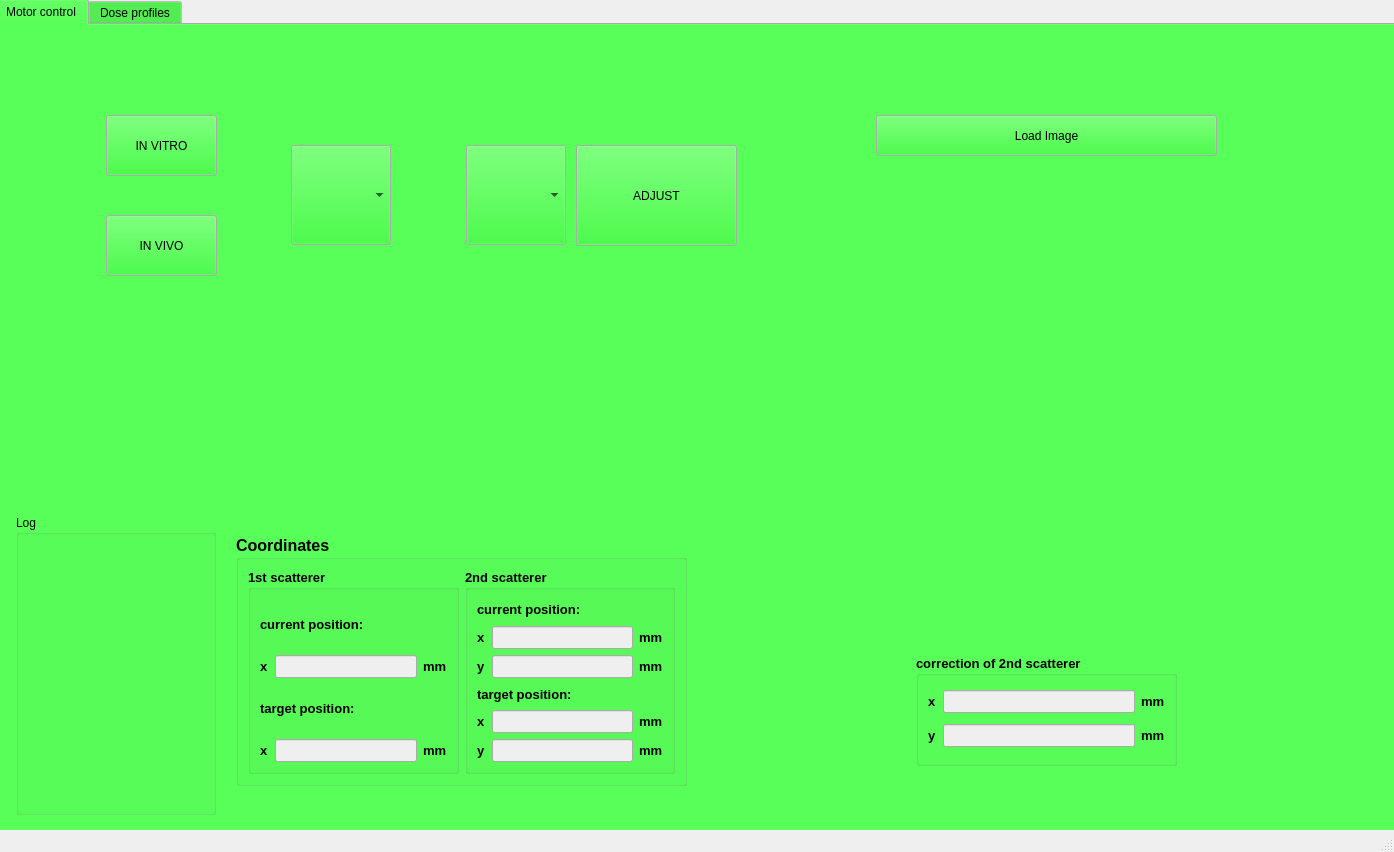
<?xml version="1.0" encoding="UTF-8"?>
<ui version="4.0">
 <class>MainWindow</class>
 <widget class="QMainWindow" name="MainWindow">
  <property name="geometry">
   <rect>
    <x>0</x>
    <y>0</y>
    <width>1394</width>
    <height>852</height>
   </rect>
  </property>
  <property name="palette">
   <palette>
    <active>
     <colorrole role="Button">
      <brush brushstyle="SolidPattern">
       <color alpha="255">
        <red>0</red>
        <green>255</green>
        <blue>0</blue>
       </color>
      </brush>
     </colorrole>
    </active>
    <inactive>
     <colorrole role="Button">
      <brush brushstyle="SolidPattern">
       <color alpha="255">
        <red>0</red>
        <green>255</green>
        <blue>0</blue>
       </color>
      </brush>
     </colorrole>
    </inactive>
    <disabled>
     <colorrole role="Button">
      <brush brushstyle="SolidPattern">
       <color alpha="255">
        <red>0</red>
        <green>255</green>
        <blue>0</blue>
       </color>
      </brush>
     </colorrole>
    </disabled>
   </palette>
  </property>
  <property name="windowTitle">
   <string>MainWindow</string>
  </property>
  <widget class="QWidget" name="centralwidget">
   <widget class="QTabWidget" name="tabWidget">
    <property name="geometry">
     <rect>
      <x>-6</x>
      <y>-1</y>
      <width>1461</width>
      <height>861</height>
     </rect>
    </property>
    <property name="sizePolicy">
     <sizepolicy hsizetype="Fixed" vsizetype="Expanding">
      <horstretch>0</horstretch>
      <verstretch>0</verstretch>
     </sizepolicy>
    </property>
    <property name="currentIndex">
     <number>0</number>
    </property>
    <widget class="QWidget" name="tab">
     <attribute name="title">
      <string>Motor control</string>
     </attribute>
     <widget class="QPushButton" name="button_load_dcm_image">
      <property name="geometry">
       <rect>
        <x>880</x>
        <y>90</y>
        <width>341</width>
        <height>41</height>
       </rect>
      </property>
      <property name="toolTip">
       <string>When clicking the button, one can load a .dcm image aquired from the dose measurement.</string>
      </property>
      <property name="text">
       <string>Load Image</string>
      </property>
     </widget>
     <widget class="QPushButton" name="button_s2_adjust">
      <property name="geometry">
       <rect>
        <x>580</x>
        <y>120</y>
        <width>161</width>
        <height>101</height>
       </rect>
      </property>
      <property name="toolTip">
       <string>When clicking the button, the second scatterer adjusts its beam position (still in the beamline).</string>
      </property>
      <property name="text">
       <string>ADJUST</string>
      </property>
     </widget>
     <widget class="matplotlibWidget" name="Display_dcm_image" native="true">
      <property name="enabled">
       <bool>true</bool>
      </property>
      <property name="geometry">
       <rect>
        <x>860</x>
        <y>150</y>
        <width>381</width>
        <height>411</height>
       </rect>
      </property>
      <property name="sizePolicy">
       <sizepolicy hsizetype="Expanding" vsizetype="Maximum">
        <horstretch>0</horstretch>
        <verstretch>0</verstretch>
       </sizepolicy>
      </property>
      <property name="minimumSize">
       <size>
        <width>300</width>
        <height>300</height>
       </size>
      </property>
      <property name="maximumSize">
       <size>
        <width>1000000</width>
        <height>1000000</height>
       </size>
      </property>
     </widget>
     <widget class="QLabel" name="aufbau">
      <property name="geometry">
       <rect>
        <x>30</x>
        <y>290</y>
        <width>731</width>
        <height>191</height>
       </rect>
      </property>
      <property name="text">
       <string/>
      </property>
      <property name="pixmap">
       <pixmap>Zeichnung_aufbau.png</pixmap>
      </property>
      <property name="scaledContents">
       <bool>true</bool>
      </property>
     </widget>
     <widget class="QGroupBox" name="groupBox_correction">
      <property name="enabled">
       <bool>true</bool>
      </property>
      <property name="geometry">
       <rect>
        <x>920</x>
        <y>630</y>
        <width>261</width>
        <height>111</height>
       </rect>
      </property>
      <property name="sizePolicy">
       <sizepolicy hsizetype="Minimum" vsizetype="Preferred">
        <horstretch>0</horstretch>
        <verstretch>0</verstretch>
       </sizepolicy>
      </property>
      <property name="minimumSize">
       <size>
        <width>150</width>
        <height>0</height>
       </size>
      </property>
      <property name="font">
       <font>
        <pointsize>10</pointsize>
        <weight>75</weight>
        <bold>true</bold>
       </font>
      </property>
      <property name="toolTip">
       <string/>
      </property>
      <property name="title">
       <string>correction of 2nd scatterer</string>
      </property>
      <layout class="QGridLayout" name="gridLayout_3">
       <item row="1" column="1">
        <widget class="QLineEdit" name="edit_correction_y">
         <property name="enabled">
          <bool>false</bool>
         </property>
         <property name="minimumSize">
          <size>
           <width>40</width>
           <height>0</height>
          </size>
         </property>
         <property name="font">
          <font>
           <pointsize>10</pointsize>
          </font>
         </property>
         <property name="toolTip">
          <string>This value represents the correction of the second scatterer in y (vertical) direction.</string>
         </property>
         <property name="alignment">
          <set>Qt::AlignCenter</set>
         </property>
        </widget>
       </item>
       <item row="0" column="0">
        <widget class="QLabel" name="label_correction_x">
         <property name="font">
          <font>
           <pointsize>10</pointsize>
          </font>
         </property>
         <property name="text">
          <string>x</string>
         </property>
        </widget>
       </item>
       <item row="1" column="0">
        <widget class="QLabel" name="label_correction_y">
         <property name="font">
          <font>
           <pointsize>10</pointsize>
          </font>
         </property>
         <property name="text">
          <string>y</string>
         </property>
        </widget>
       </item>
       <item row="0" column="2">
        <widget class="QLabel" name="label_mm_9">
         <property name="font">
          <font>
           <pointsize>10</pointsize>
          </font>
         </property>
         <property name="text">
          <string>&lt;html&gt;&lt;head/&gt;&lt;body&gt;&lt;p&gt;mm&lt;/p&gt;&lt;/body&gt;&lt;/html&gt;</string>
         </property>
        </widget>
       </item>
       <item row="1" column="2">
        <widget class="QLabel" name="label_mm_10">
         <property name="font">
          <font>
           <pointsize>10</pointsize>
          </font>
         </property>
         <property name="text">
          <string>mm</string>
         </property>
        </widget>
       </item>
       <item row="0" column="1">
        <widget class="QLineEdit" name="edit_correction_x">
         <property name="enabled">
          <bool>false</bool>
         </property>
         <property name="minimumSize">
          <size>
           <width>40</width>
           <height>0</height>
          </size>
         </property>
         <property name="font">
          <font>
           <pointsize>10</pointsize>
          </font>
         </property>
         <property name="toolTip">
          <string>This value represents the correction of the second scatterer in x (horizontal) direction.</string>
         </property>
         <property name="alignment">
          <set>Qt::AlignCenter</set>
         </property>
        </widget>
       </item>
      </layout>
     </widget>
     <widget class="QGroupBox" name="GroupCoordinates">
      <property name="geometry">
       <rect>
        <x>240</x>
        <y>510</y>
        <width>451</width>
        <height>251</height>
       </rect>
      </property>
      <property name="sizePolicy">
       <sizepolicy hsizetype="Preferred" vsizetype="Minimum">
        <horstretch>0</horstretch>
        <verstretch>0</verstretch>
       </sizepolicy>
      </property>
      <property name="minimumSize">
       <size>
        <width>0</width>
        <height>150</height>
       </size>
      </property>
      <property name="font">
       <font>
        <pointsize>12</pointsize>
        <weight>75</weight>
        <bold>true</bold>
       </font>
      </property>
      <property name="title">
       <string>Coordinates</string>
      </property>
      <layout class="QHBoxLayout" name="horizontalLayout_8">
       <item>
        <widget class="QGroupBox" name="groupBox_s1">
         <property name="enabled">
          <bool>true</bool>
         </property>
         <property name="sizePolicy">
          <sizepolicy hsizetype="Preferred" vsizetype="Preferred">
           <horstretch>0</horstretch>
           <verstretch>0</verstretch>
          </sizepolicy>
         </property>
         <property name="minimumSize">
          <size>
           <width>150</width>
           <height>0</height>
          </size>
         </property>
         <property name="font">
          <font>
           <pointsize>10</pointsize>
           <weight>75</weight>
           <bold>true</bold>
          </font>
         </property>
         <property name="toolTip">
          <string/>
         </property>
         <property name="title">
          <string>1st scatterer</string>
         </property>
         <layout class="QGridLayout" name="gridLayout">
          <item row="1" column="1">
           <widget class="QLineEdit" name="edit_s1_cur_x">
            <property name="enabled">
             <bool>false</bool>
            </property>
            <property name="minimumSize">
             <size>
              <width>40</width>
              <height>0</height>
             </size>
            </property>
            <property name="font">
             <font>
              <pointsize>10</pointsize>
             </font>
            </property>
            <property name="toolTip">
             <string>This value represents the current x (horizontal) position of the first scatterer.</string>
            </property>
            <property name="alignment">
             <set>Qt::AlignCenter</set>
            </property>
           </widget>
          </item>
          <item row="3" column="2">
           <widget class="QLabel" name="label_mm">
            <property name="font">
             <font>
              <pointsize>10</pointsize>
             </font>
            </property>
            <property name="text">
             <string>mm</string>
            </property>
           </widget>
          </item>
          <item row="3" column="1">
           <widget class="QLineEdit" name="edit_s1_tar_x">
            <property name="enabled">
             <bool>false</bool>
            </property>
            <property name="minimumSize">
             <size>
              <width>40</width>
              <height>0</height>
             </size>
            </property>
            <property name="font">
             <font>
              <pointsize>10</pointsize>
             </font>
            </property>
            <property name="toolTip">
             <string>This value represents the target x (horizontal) position of the first scatterer.</string>
            </property>
            <property name="alignment">
             <set>Qt::AlignCenter</set>
            </property>
           </widget>
          </item>
          <item row="3" column="0">
           <widget class="QLabel" name="label_s1_tar_x">
            <property name="font">
             <font>
              <pointsize>10</pointsize>
             </font>
            </property>
            <property name="text">
             <string>x</string>
            </property>
           </widget>
          </item>
          <item row="1" column="2">
           <widget class="QLabel" name="label_mm_4">
            <property name="font">
             <font>
              <pointsize>10</pointsize>
             </font>
            </property>
            <property name="text">
             <string>&lt;html&gt;&lt;head/&gt;&lt;body&gt;&lt;p&gt;mm&lt;/p&gt;&lt;/body&gt;&lt;/html&gt;</string>
            </property>
           </widget>
          </item>
          <item row="2" column="0" colspan="2">
           <widget class="QLabel" name="label_s1_tar">
            <property name="enabled">
             <bool>true</bool>
            </property>
            <property name="font">
             <font>
              <pointsize>10</pointsize>
             </font>
            </property>
            <property name="text">
             <string>target position:</string>
            </property>
           </widget>
          </item>
          <item row="1" column="0">
           <widget class="QLabel" name="label_s1_cur_x">
            <property name="font">
             <font>
              <pointsize>10</pointsize>
             </font>
            </property>
            <property name="text">
             <string>x</string>
            </property>
           </widget>
          </item>
          <item row="0" column="0" colspan="2">
           <widget class="QLabel" name="label_s1_cur">
            <property name="sizePolicy">
             <sizepolicy hsizetype="Preferred" vsizetype="Preferred">
              <horstretch>0</horstretch>
              <verstretch>0</verstretch>
             </sizepolicy>
            </property>
            <property name="font">
             <font>
              <pointsize>10</pointsize>
             </font>
            </property>
            <property name="text">
             <string>current position:</string>
            </property>
           </widget>
          </item>
         </layout>
         <zorder>edit_s1_cur_x</zorder>
         <zorder>label_s1_cur</zorder>
         <zorder>label_s1_cur_x</zorder>
         <zorder>label_s1_tar</zorder>
         <zorder>label_mm_4</zorder>
         <zorder>label_s1_tar_x</zorder>
         <zorder>edit_s1_tar_x</zorder>
         <zorder>label_mm</zorder>
        </widget>
       </item>
       <item>
        <widget class="QGroupBox" name="groupBox_s2">
         <property name="enabled">
          <bool>true</bool>
         </property>
         <property name="sizePolicy">
          <sizepolicy hsizetype="Preferred" vsizetype="Preferred">
           <horstretch>0</horstretch>
           <verstretch>0</verstretch>
          </sizepolicy>
         </property>
         <property name="minimumSize">
          <size>
           <width>150</width>
           <height>0</height>
          </size>
         </property>
         <property name="font">
          <font>
           <pointsize>10</pointsize>
           <weight>75</weight>
           <bold>true</bold>
          </font>
         </property>
         <property name="toolTip">
          <string/>
         </property>
         <property name="title">
          <string>2nd scatterer</string>
         </property>
         <layout class="QGridLayout" name="gridLayout_2">
          <item row="0" column="0" colspan="2">
           <widget class="QLabel" name="label_s2_cur">
            <property name="font">
             <font>
              <pointsize>10</pointsize>
             </font>
            </property>
            <property name="text">
             <string>current position:</string>
            </property>
           </widget>
          </item>
          <item row="1" column="0">
           <widget class="QLabel" name="label_s2_cur_x">
            <property name="font">
             <font>
              <pointsize>10</pointsize>
             </font>
            </property>
            <property name="text">
             <string>x</string>
            </property>
           </widget>
          </item>
          <item row="3" column="0" colspan="2">
           <widget class="QLabel" name="label_s2_tar">
            <property name="enabled">
             <bool>true</bool>
            </property>
            <property name="font">
             <font>
              <pointsize>10</pointsize>
             </font>
            </property>
            <property name="text">
             <string>target position:</string>
            </property>
           </widget>
          </item>
          <item row="4" column="1">
           <widget class="QLineEdit" name="edit_s2_tar_x">
            <property name="enabled">
             <bool>false</bool>
            </property>
            <property name="minimumSize">
             <size>
              <width>40</width>
              <height>0</height>
             </size>
            </property>
            <property name="font">
             <font>
              <pointsize>10</pointsize>
             </font>
            </property>
            <property name="toolTip">
             <string>This value represents the target x (horizontal) position of the second scatterer.</string>
            </property>
            <property name="alignment">
             <set>Qt::AlignCenter</set>
            </property>
           </widget>
          </item>
          <item row="4" column="2">
           <widget class="QLabel" name="label_mm_7">
            <property name="font">
             <font>
              <pointsize>10</pointsize>
             </font>
            </property>
            <property name="text">
             <string>mm</string>
            </property>
           </widget>
          </item>
          <item row="1" column="1">
           <widget class="QLineEdit" name="edit_s2_cur_x">
            <property name="enabled">
             <bool>false</bool>
            </property>
            <property name="minimumSize">
             <size>
              <width>40</width>
              <height>0</height>
             </size>
            </property>
            <property name="font">
             <font>
              <pointsize>10</pointsize>
             </font>
            </property>
            <property name="toolTip">
             <string>This value represents the current x (horizontal) position of the second scatterer.</string>
            </property>
            <property name="alignment">
             <set>Qt::AlignCenter</set>
            </property>
           </widget>
          </item>
          <item row="2" column="0">
           <widget class="QLabel" name="label_s2_cur_y">
            <property name="font">
             <font>
              <pointsize>10</pointsize>
             </font>
            </property>
            <property name="text">
             <string>y</string>
            </property>
           </widget>
          </item>
          <item row="2" column="1">
           <widget class="QLineEdit" name="edit_s2_cur_y">
            <property name="enabled">
             <bool>false</bool>
            </property>
            <property name="minimumSize">
             <size>
              <width>40</width>
              <height>0</height>
             </size>
            </property>
            <property name="font">
             <font>
              <pointsize>10</pointsize>
             </font>
            </property>
            <property name="toolTip">
             <string>This value represents the current y (vertical) position of the second scatterer.</string>
            </property>
            <property name="alignment">
             <set>Qt::AlignCenter</set>
            </property>
           </widget>
          </item>
          <item row="5" column="2">
           <widget class="QLabel" name="label_mm_8">
            <property name="font">
             <font>
              <pointsize>10</pointsize>
             </font>
            </property>
            <property name="text">
             <string>mm</string>
            </property>
           </widget>
          </item>
          <item row="5" column="0">
           <widget class="QLabel" name="label_s2_tar_y">
            <property name="font">
             <font>
              <pointsize>10</pointsize>
             </font>
            </property>
            <property name="text">
             <string>y</string>
            </property>
           </widget>
          </item>
          <item row="1" column="2">
           <widget class="QLabel" name="label_mm_5">
            <property name="font">
             <font>
              <pointsize>10</pointsize>
             </font>
            </property>
            <property name="text">
             <string>&lt;html&gt;&lt;head/&gt;&lt;body&gt;&lt;p&gt;mm&lt;/p&gt;&lt;/body&gt;&lt;/html&gt;</string>
            </property>
           </widget>
          </item>
          <item row="4" column="0">
           <widget class="QLabel" name="label_s2_tar_x">
            <property name="font">
             <font>
              <pointsize>10</pointsize>
             </font>
            </property>
            <property name="text">
             <string>x</string>
            </property>
           </widget>
          </item>
          <item row="2" column="2">
           <widget class="QLabel" name="label_mm_6">
            <property name="font">
             <font>
              <pointsize>10</pointsize>
             </font>
            </property>
            <property name="text">
             <string>mm</string>
            </property>
           </widget>
          </item>
          <item row="5" column="1">
           <widget class="QLineEdit" name="edit_s2_tar_y">
            <property name="enabled">
             <bool>false</bool>
            </property>
            <property name="minimumSize">
             <size>
              <width>40</width>
              <height>0</height>
             </size>
            </property>
            <property name="font">
             <font>
              <pointsize>10</pointsize>
             </font>
            </property>
            <property name="toolTip">
             <string>This value represents the target y (vertical) position of the second scatterer.</string>
            </property>
            <property name="alignment">
             <set>Qt::AlignCenter</set>
            </property>
           </widget>
          </item>
         </layout>
        </widget>
       </item>
      </layout>
     </widget>
     <widget class="QLabel" name="label_dcm_image">
      <property name="geometry">
       <rect>
        <x>870</x>
        <y>570</y>
        <width>381</width>
        <height>51</height>
       </rect>
      </property>
      <property name="text">
       <string/>
      </property>
     </widget>
     <widget class="QPushButton" name="button_in_vivo">
      <property name="geometry">
       <rect>
        <x>110</x>
        <y>190</y>
        <width>111</width>
        <height>61</height>
       </rect>
      </property>
      <property name="toolTip">
       <string>When clicking the button, both scatterer move into parking position (out of the beamline).</string>
      </property>
      <property name="text">
       <string>IN VIVO</string>
      </property>
     </widget>
     <widget class="QPushButton" name="button_in_vitro">
      <property name="geometry">
       <rect>
        <x>110</x>
        <y>90</y>
        <width>111</width>
        <height>61</height>
       </rect>
      </property>
      <property name="toolTip">
       <string>When clicking the button, both scatterer move into beam position (into the beamline).</string>
      </property>
      <property name="text">
       <string>IN VITRO</string>
      </property>
     </widget>
     <widget class="QGroupBox" name="groupBox">
      <property name="geometry">
       <rect>
        <x>20</x>
        <y>490</y>
        <width>200</width>
        <height>300</height>
       </rect>
      </property>
      <property name="sizePolicy">
       <sizepolicy hsizetype="Expanding" vsizetype="MinimumExpanding">
        <horstretch>0</horstretch>
        <verstretch>0</verstretch>
       </sizepolicy>
      </property>
      <property name="minimumSize">
       <size>
        <width>200</width>
        <height>300</height>
       </size>
      </property>
      <property name="title">
       <string>Log</string>
      </property>
      <layout class="QGridLayout" name="gridLayout_14">
       <item row="0" column="0">
        <layout class="QVBoxLayout" name="LogBox"/>
       </item>
      </layout>
     </widget>
     <widget class="QComboBox" name="CBoxPARKBEAM_s1">
      <property name="geometry">
       <rect>
        <x>295</x>
        <y>120</y>
        <width>100</width>
        <height>100</height>
       </rect>
      </property>
      <property name="minimumSize">
       <size>
        <width>100</width>
        <height>0</height>
       </size>
      </property>
      <property name="currentText">
       <string/>
      </property>
     </widget>
     <widget class="QComboBox" name="CBoxPARKBEAM_s2">
      <property name="geometry">
       <rect>
        <x>470</x>
        <y>120</y>
        <width>100</width>
        <height>100</height>
       </rect>
      </property>
      <property name="minimumSize">
       <size>
        <width>100</width>
        <height>0</height>
       </size>
      </property>
      <property name="currentText">
       <string/>
      </property>
     </widget>
    </widget>
    <widget class="QWidget" name="tab">
     <attribute name="title">
      <string>Dose profiles</string>
     </attribute>
     <widget class="matplotlibWidget" name="Display_dose_profile_x" native="true">
      <property name="enabled">
       <bool>true</bool>
      </property>
      <property name="geometry">
       <rect>
        <x>80</x>
        <y>20</y>
        <width>581</width>
        <height>681</height>
       </rect>
      </property>
      <property name="sizePolicy">
       <sizepolicy hsizetype="Expanding" vsizetype="Maximum">
        <horstretch>0</horstretch>
        <verstretch>0</verstretch>
       </sizepolicy>
      </property>
      <property name="maximumSize">
       <size>
        <width>1000000</width>
        <height>1000000</height>
       </size>
      </property>
     </widget>
     <widget class="QLabel" name="label_dose_profile">
      <property name="geometry">
       <rect>
        <x>285</x>
        <y>710</y>
        <width>231</width>
        <height>21</height>
       </rect>
      </property>
      <property name="font">
       <font>
        <pointsize>10</pointsize>
       </font>
      </property>
      <property name="text">
       <string>Dose profile along x direction.</string>
      </property>
     </widget>
     <widget class="matplotlibWidget" name="Display_dose_profile_y" native="true">
      <property name="enabled">
       <bool>true</bool>
      </property>
      <property name="geometry">
       <rect>
        <x>690</x>
        <y>20</y>
        <width>581</width>
        <height>681</height>
       </rect>
      </property>
      <property name="sizePolicy">
       <sizepolicy hsizetype="Expanding" vsizetype="Maximum">
        <horstretch>0</horstretch>
        <verstretch>0</verstretch>
       </sizepolicy>
      </property>
      <property name="maximumSize">
       <size>
        <width>1000000</width>
        <height>1000000</height>
       </size>
      </property>
     </widget>
     <widget class="QLabel" name="label_dose_profile_3">
      <property name="geometry">
       <rect>
        <x>895</x>
        <y>710</y>
        <width>231</width>
        <height>21</height>
       </rect>
      </property>
      <property name="font">
       <font>
        <pointsize>10</pointsize>
       </font>
      </property>
      <property name="text">
       <string>Dose profile along y direction.</string>
      </property>
     </widget>
    </widget>
   </widget>
  </widget>
  <widget class="QMenuBar" name="menubar">
   <property name="geometry">
    <rect>
     <x>0</x>
     <y>0</y>
     <width>1394</width>
     <height>26</height>
    </rect>
   </property>
  </widget>
  <widget class="QStatusBar" name="statusbar"/>
 </widget>
 <customwidgets>
  <customwidget>
   <class>matplotlibWidget</class>
   <extends>QWidget</extends>
   <header>matplotlibwidgetFile</header>
   <container>1</container>
  </customwidget>
 </customwidgets>
 <resources/>
 <connections/>
</ui>
